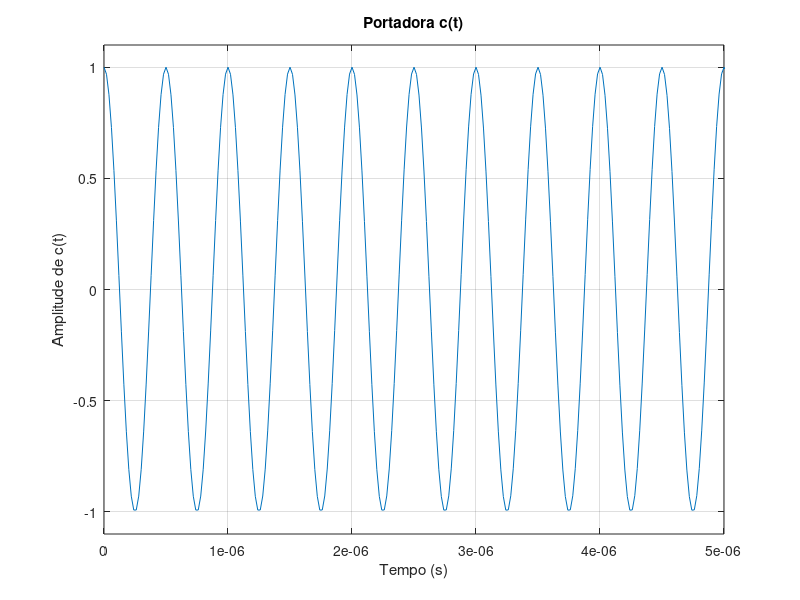
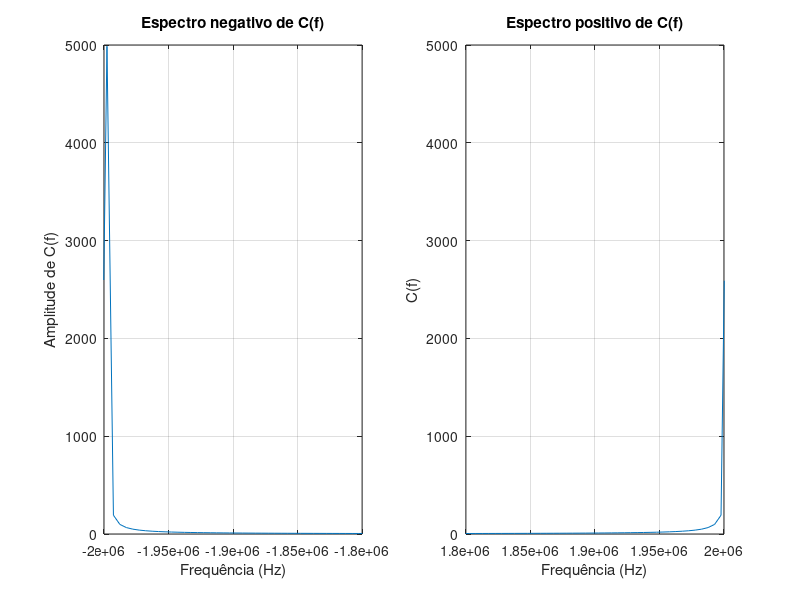
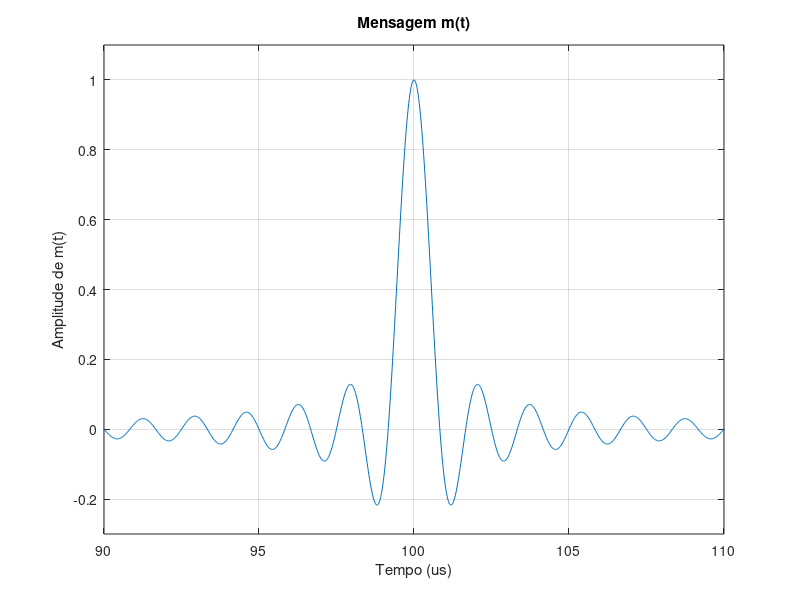

Recreate these plots in MATLAB, in order. (Note: this script raises an error after producing the figures.)
%%%%%%%%%%%%%%%%%%%%%%%%%%%%%%% PCOM SEL 0616 %%%%%%%%%%%%%%%%%%%%%%%%%%%%%

%Carlos Henrique Hannas de Carvalho, nUSP: 11965988
%Gabriel Aguilar Soares de Melo, nUSP: 11915432
%Pedro Antonio Bruno Grando, nUSP: 12547166

%%%%%%%%%%%%%%%%%%%%%%%%%%%%%%%%%%%%%%%%%%%%%%%%%%%%%%%%%%%%%%%%%%%%%%%%%%%

close all
clear all

%%%%%%%%%%%%%%%%%%%%%%%%%%%%% DADOS INICIAIS %%%%%%%%%%%%%%%%%%%%%%%%%%%%%%

f_c = 2 * 10^6;                                                            %Frequencia da portadora (Hz)
f_samp = 50 * 10^6;                                                        %Frequencia de amostragem (Hz)

t_0 = 0;                                                                   %Tempo inicial (s)
t_f = 200 * 10^-6;                                                         %Tempo final (s)

N = f_samp * (t_f - t_0);                                                  %Quantidade de amostragens, no intervalo total de tempo

t = linspace(t_0, t_f, round(N));                                          %Vetor de tempo, com N amostras
f = linspace(-f_samp/2, f_samp/2, N);                                      %Vetor de frequencia, com N amostras

%%%%%%%%%%%%%%%%%%%%%%%%%%%%%%% EXERCICIO 1 %%%%%%%%%%%%%%%%%%%%%%%%%%%%%%%

%Intervalo de amplitude para plot no grafico
A_min = -1.1;                                                              %Amplitude minima para plot do exercicio 1 
A_max = 1.1;                                                               %Amplitude maxima para plot do exercicio 1

%Intervalo de tempo para plot no grafico
t_min = 0;                                                                 %Tempo minimo para plot do exercicio 1 (s)
t_max = 5 * 10^-6;                                                         %Tempo maximo para plot do exercicio 1 (s)

c_t = cos(2 * pi * f_c * t);                                               %Funcao da portadora c(t)

%Plot da portadora c(t)
figure
plot(t, c_t)
xlabel('Tempo (s)')
ylabel('Amplitude de c(t)')
xlim([t_min, t_max])                                                       %Intervalo de tempo do grafico
ylim([A_min, A_max])                                                       %Intervalo de amplitude do grafico 
title('Portadora c(t)');
grid on

%%%%%%%%%%%%%%%%%%%%%%%%%%%%%%%%%%%%%%%%%%%%%%%%%%%%%%%%%%%%%%%%%%%%%%%%%%%

%%%%%%%%%%%%%%%%%%%%%%%%%%%%%%% EXERCICIO 2 %%%%%%%%%%%%%%%%%%%%%%%%%%%%%%%

%Intervalo de frequencia para subplot negativo no grafico
f_neg_min = -2 * 10^6;                                                     %Frequencia minima negativa para subplot do exercicio 2 (Hz)
f_neg_max = -1.8 * 10^6;                                                   %Frequencia maxima negativa para subplot do exercicio 2 (Hz)

%Intervalo de frequencia para subplot positivo no grafico
f_pos_min = 1.8 * 10^6;                                                    %Frequencia minima negativa para subplot do exercicio 2 (Hz)
f_pos_max = 2 * 10^6;                                                      %Frequencia maxima positiva para subplot do exercicio 2 (Hz)

C_f = fft(c_t);                                                            %C(f): Transformada de Fourier de c(t)

%Plot dos espectros negativo e positivo
figure
subplot(1,2,1)                                                             %Posicao do espectro negativo no grafico
plot(f, fftshift(abs(C_f)))
xlabel('Frequência (Hz)')
ylabel('Amplitude de C(f)')
xlim([f_neg_min, f_neg_max])                                               %Intervalo de frequencia do espectro negativo no grafico
title('Espectro negativo de C(f)')
grid on

subplot(1,2,2)                                                             %Posicao do espectro positivo no grafico
plot(f, fftshift(abs(C_f)))
xlabel('Frequência (Hz)')
ylabel('C(f)')
xlim([f_pos_min, f_pos_max])                                               %Intervalo de frequencia do espectro positivo no grafico
title('Espectro positivo de C(f)')
grid on

%%%%%%%%%%%%%%%%%%%%%%%%%%%%%%%%%%%%%%%%%%%%%%%%%%%%%%%%%%%%%%%%%%%%%%%%%%%

%%%%%%%%%%%%%%%%%%%%%%%%%%%%%%% EXERCICIO 3 %%%%%%%%%%%%%%%%%%%%%%%%%%%%%%%

%Intervalo de tempo para plot no grafico
t_min = 90;                                                                %Tempo minimo para plot do exercicio 3 (us)
t_max = 110;                                                               %Tempo maximo para plot do exercicio 3 (us)

x = linspace(-120, 120, round(N));                                         %Define uma frequencia para sinc()
m1 = sinc(x);                                                              %Funcao da mensagem m(t)

%Plot da mensagem m(t)
figure
plot(t/1e-6, m1);
xlabel('Tempo (us)')
ylabel('Amplitude de m(t)')
xlim([t_min, t_max])                                                       %Intervalo de tempo do grafico
ylim([-0.3, 1.1])                                                          %Intervalo auxiliar
title('Mensagem m(t)')
grid on

%%%%%%%%%%%%%%%%%%%%%%%%%%%%%%%%%%%%%%%%%%%%%%%%%%%%%%%%%%%%%%%%%%%%%%%%%%%

%%%%%%%%%%%%%%%%%%%%%%%%%%%%%%% EXERCICIO 4 %%%%%%%%%%%%%%%%%%%%%%%%%%%%%%%

%Intervalo de frequencia para plot no grafico
f_min = -2 * 10^6;                                                         %Frequencia minima para plot do exercicio 4 (Hz)
f_max = 2 * 10^6;                                                          %Frequencia maxima para plot do exercicio 4 (Hz)

M1 = fft(m1);                                                              %M(f): Transformada de Fourier de m(t)

LMP = powerbw(abs(M1), f);                                                 %Calcula Largura de Meia Potencia (LMP)

%Plot do espectro de M(f)
figure
plot(f, (fftshift(abs(M1))));
xlabel('Frequência (Hz)')
ylabel('Amplitude de M(f)')
xlim([f_min, f_max])                                                       %Intervalo de frequencia no grafico
title('Espectro de M(f)')
grid on

%%%%%%%%%%%%%%%%%%%%%%%%%%%%%%%%%%%%%%%%%%%%%%%%%%%%%%%%%%%%%%%%%%%%%%%%%%%

%%%%%%%%%%%%%%%%%%%%%%%%%%%%%%% EXERCICIO 5 %%%%%%%%%%%%%%%%%%%%%%%%%%%%%%%

%Intervalo de tempo para plot no grafico
t_min = 90 * 10^-6;                                                        %Tempo minimo para plot do exercicio 5 (s)
t_max = 110 * 10^-6;                                                       %Tempo maximo para plot do exercicio 5 (s)

s_t = c_t .* m1;                                                           %Funcao do sinal modulado s(t)

%Plot do sinal modulado de s(t)
figure
plot(t, s_t);
xlabel('Tempo (s)')
ylabel('Amplitude de s(t)')
xlim([t_min, t_max])                                                       %Intervalo de tempo no grafico
ylim([A_min, A_max])                                                       %Intervalo de amplitude no grafico
title('Sinal modulado s(t)')
grid on

%%%%%%%%%%%%%%%%%%%%%%%%%%%%%%%%%%%%%%%%%%%%%%%%%%%%%%%%%%%%%%%%%%%%%%%%%%%

%%%%%%%%%%%%%%%%%%%%%%%%%%%%%%% EXERCICIO 6 %%%%%%%%%%%%%%%%%%%%%%%%%%%%%%%

%Intervalo de frequencia para plot no grafico
f_min = -5 * 10^6;                                                         %Frequencia minima para plot do exercicio 6 (Hz)
f_max = 5 * 10^6;                                                          %Frequencia maxima para plot do exercicio 6 (Hz)

S_f = fft(s_t);                                                            %S(f): Transformada de Fourier de s(t)

%Plot do sinal modulado de s(t)
figure
plot(f, fftshift(abs(S_f)));
xlabel('Frequência (Hz)')
ylabel('Amplitude de S(f)')
xlim([f_min, f_max])                                                       %Intervalo de tempo no grafico
title('Espectro de S(f)')
grid on

%%%%%%%%%%%%%%%%%%%%%%%%%%%%%%%%%%%%%%%%%%%%%%%%%%%%%%%%%%%%%%%%%%%%%%%%%%%

%%%%%%%%%%%%%%%%%%%%%%%%%%%%%%% EXERCICIO 7 %%%%%%%%%%%%%%%%%%%%%%%%%%%%%%%

%Intervalo de frequencia para plot no grafico
f_min = -6 * 10^6;                                                         %Frequencia minima para plot do exercicio 7 (Hz)
f_max = 6 * 10^6;                                                          %Frequencia maxima para plot do exercicio 7 (Hz)

e_t = c_t .* s_t;                                                          %Funcao da demodulacao e(t)

E_f = fft(e_t);                                                            %E(f): Transformada de Fourier de e(t)

%Plot do sinal demodulado de e(t)
figure
plot(f, fftshift(abs(E_f)));
xlabel('Frequência (Hz)')
ylabel('Amplitude de E(f)')
xlim([f_min, f_max])                                                       %Intervalo de frequencia no grafico
title('Espectro do sinal demodulado E(f)')
grid on

%%%%%%%%%%%%%%%%%%%%%%%%%%%%%%%%%%%%%%%%%%%%%%%%%%%%%%%%%%%%%%%%%%%%%%%%%%%

%%%%%%%%%%%%%%%%%%%%%%%%%%%%%%% EXERCICIO 8 %%%%%%%%%%%%%%%%%%%%%%%%%%%%%%%

%Intervalo de frequencia para plot no grafico
f_min = -6 * 10^6;                                                         %Frequencia minima para plot do exercicio 8 (Hz)
f_max = 6 * 10^6;                                                          %Frequencia maxima para plot do exercicio 8 (Hz)

%Intervalo de frequencia para FPB aceitar
f_neg_min = -2 * 10^6;                                                     %Frequencia minima aceitavel pelo FPB (Hz)
f_pos_max = 2* 10^6;                                                       %Frequencia maxima aceitavel pelo FPB (Hz)

%Definicao de sistemas dinamicos
qsi = sqrt(2)/2;
w_n = 2 * pi * 2 * 10^6;
num = w_n^2;
den = [1 2*qsi*w_n w_n^2];

x_t = lsim(num, den, e_t, t);                                              %Resposta temporal x(t) simulada para o FPB
X_f = fft(x_t);                                                            %X(f): Transformada de Fourier de x(t)

FPB = zeros(1, N);                                                         %Inicializacao do FPB (filtro passa-baixa)
FPB(f >= f_neg_min & f <= f_pos_max) = 1;                                  %FPB aceita valores entre -2MHz e 2MHz

figure
subplot(1,2,1)
plot((abs(X_f)))
xlabel('Frequência (Hz)')
ylabel('Amplitude do espectro')
xlim([f_min, f_max])                                                       %Intervalo de frequencia no grafico
title('Espectro do sinal após o filtro')
grid on

subplot(1,2,2)
plot(f, FPB, f, (abs(E_f)))
xlabel('Frequência (Hz)')
ylabel('Amplitude do filtro')
title('Filtro retangular')
grid on

%%%%%%%%%%%%%%%%%%%%%%%%%%%%%%%%%%%%%%%%%%%%%%%%%%%%%%%%%%%%%%%%%%%%%%%%%%%

%%%%%%%%%%%%%%%%%%%%%%%%%%%%%%% EXERCICIO 9 %%%%%%%%%%%%%%%%%%%%%%%%%%%%%%%

m2 = ifft(ifftshift(fftshift(X_f)));                                       %Recuperacao do sinal m'(t)

%Plot do sinal recuperado de m'(t)
figure
plot(t, m2)
xlabel('Tempo (s)')
ylabel('Amplitude de m''(t)')
xlim([t_min, t_max])                                                       %Intervalo de tempo no grafico
title('Sinal recuperado m''(t)')
grid on

coef = corrcoef(m1, m2);                                                   %Coeficiente de relacao entre os sinais m(t) e m'(t)
fprintf('Coeficiente de relação entre os sinais: %.4f\n', coef(1,2));   

%%%%%%%%%%%%%%%%%%%%%%%%%%%%%%%%%%%%%%%%%%%%%%%%%%%%%%%%%%%%%%%%%%%%%%%%%%%
